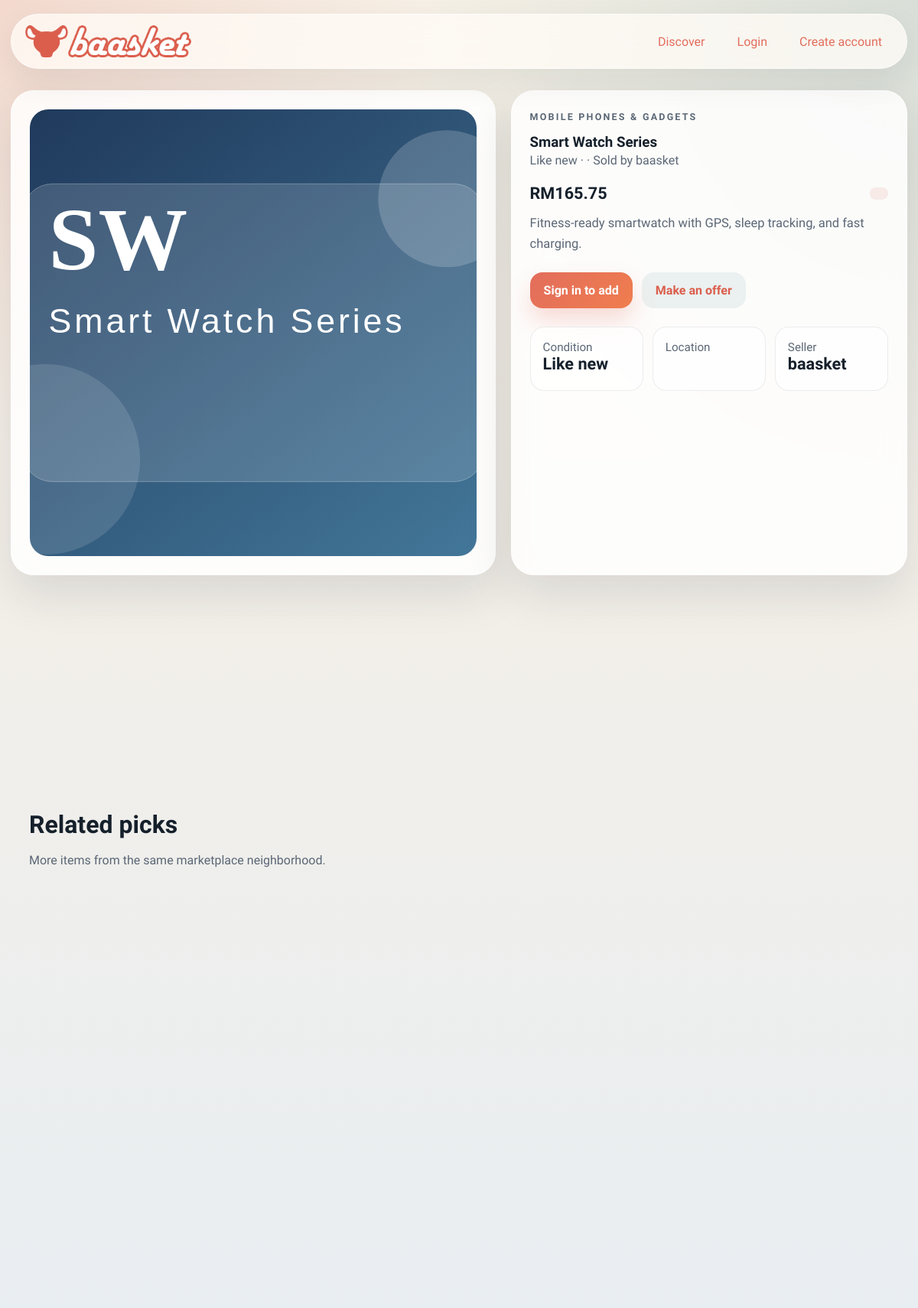
Screenshot of /listing/8 with the database file from the repository.
### models.py (models this page shows, shortened)
class ListingModel(db.Model):
    id = db.Column(db.Integer, primary_key=True)                              # ITEMID (internal int; ITEMID UUID stored separately if needed)
    seller_id = db.Column(db.Integer, db.ForeignKey("user.id"), nullable=False, index=True)   # SELLERID → USER
    buyer_id  = db.Column(db.Integer, db.ForeignKey("user.id"), nullable=True,  index=True)   # BUYERID  → USER (null until sold)
    category    = db.Column(db.String(80),  nullable=False, index=True)       # CATEGORYID
    subcategory = db.Column(db.String(120), nullable=False, default="")       # SUBCATEGORYID
    title       = db.Column(db.String(100), nullable=False, index=True)       # TITLE    VARCHAR(100)
    price       = db.Column(db.Float,       nullable=False)                   # PRICE    FLOAT
    condition   = db.Column(db.String(10),  nullable=False)                   # CONDITION VARCHAR(10)
    listed_date = db.Column(db.DateTime,    nullable=False, default=datetime.utcnow, index=True)  # LISTEDDATE
    description = db.Column(db.String(1000), nullable=False)                  # DESCRIPTION VARCHAR(1000)
    likes    = db.Column(db.Integer, nullable=False, default=0)               # LIKES    INTEGER (≥ 0)
    reserved = db.Column(db.Boolean, nullable=False, default=False)           # RESERVED bool
    buyable  = db.Column(db.Boolean, nullable=False, default=True)            # BUYABLE  bool
    image_path     = db.Column(db.String(255), nullable=False, default="")
    seed_image_data = db.Column(db.Text,       nullable=False, default="")
    location       = db.Column(db.String(80),  nullable=False, default="")
    quantity       = db.Column(db.Integer,     nullable=False, default=1)
    sku            = db.Column(db.String(64),  nullable=True,  default="")
    is_active      = db.Column(db.Boolean,     nullable=False, default=True)
    created_at = db.synonym("listed_date")
    offers = db.relationship("Offer", backref="listing", lazy=True, cascade="all, delete-orphan")
    @property
    def seller_name(self) -> str:
        return self.seller.username if self.seller else "Unknown seller"
    @property
    def image_data(self) -> str:
        if self.image_path:
            return f"/static/{self.image_path}"
        return self.seed_image_data or "/static/assets/logo/baasket_logo.png"

class User(db.Model, UserMixin):
    id = db.Column(db.Integer, primary_key=True)
    username = db.Column(db.String(80), unique=True, nullable=False, index=True)
    email = db.Column(db.String(120), unique=True, nullable=False, index=True)
    password_hash = db.Column(db.String(255), nullable=False)
    bio = db.Column(db.String(280), nullable=False, default="")
    profile_image = db.Column(db.String(255), nullable=False, default="")
    created_at = db.Column(db.DateTime, nullable=False, default=datetime.utcnow)
    legal_name = db.Column(db.String(140), nullable=True, default="")
    ic_number = db.Column(db.String(64), nullable=True, default="")
    home_address = db.Column(db.String(255), nullable=True, default="")
    city = db.Column(db.String(80), nullable=True, default="")
    region = db.Column(db.String(80), nullable=True, default="")
    phone_number = db.Column(db.String(40), nullable=True, default="")
    country = db.Column(db.String(80), nullable=True, default="")
    last_seen = db.Column(db.DateTime, nullable=True)
    listings = db.relationship("ListingModel", foreign_keys="[ListingModel.seller_id]", backref="seller", lazy=True, cascade="all, delete-orphan")

### main.py (the view)
	@app.get("/listing/<int:listing_id>")
	def listing_detail(listing_id: int) -> str:
		listing = db.session.get(Item, listing_id)
		if listing is None:
			flash("That listing is no longer available.", "warning")
			return redirect(url_for("index"))
		return render_template(
			"listing.html",
			title=f"{listing.title} | Baasket",
			listing=listing,
			related=_related_listings(listing, limit=3),
		)

### main.py (called while the page is built)
def _money(value: object) -> str:
	amount = Decimal(str(value))
	return f"RM{amount:,.2f}"

def _related_listings(listing: Item, limit: int = 3) -> list[Item]:
	query = (
		Item.query.filter(Item.id != listing.id, Item.category == listing.category)
		.order_by(Item.created_at.desc())
		.limit(limit)
	)
	results = query.all()
	if len(results) < limit:
		fallback = (
			Item.query.filter(Item.id != listing.id)
			.order_by(Item.created_at.desc())
			.all()
		)
		for candidate in fallback:
			if candidate not in results:
				results.append(candidate)
			if len(results) >= limit:
				break
	return results[:limit]

### payment.py (called while the page is built)
    def options(self) -> tuple[dict[str, object], ...]:
        return tuple(
            {
                "code": strategy.code,
                "label": strategy.label,
                "fee_rate": getattr(strategy, "fee_rate", Decimal("0.00")),
            }
            for strategy in self._strategies.values()
        )

### templates/listing.html (shortened to what this page needs)
{% extends "base.html" %}
{% block content %}
<section class="detail-grid reveal" data-reveal>
  <article class="detail-media card-surface">
    <img src="{{ listing.image_data }}" alt="{{ listing.title }}" class="detail-image">
  </article>
  <article class="detail-copy card-surface">
    <div class="section-heading compact">
      <p class="eyebrow">{{ listing.category }}</p>
      <h1>{{ listing.title }}</h1>
      <p class="product-meta">{{ listing.condition }} · {{ listing.location }} · Sold by {{ listing.seller_name }}</p>
    </div>
    <div class="price-row">
      <strong class="detail-price">{{ listing.price|money }}</strong>
      <span class="badge">{{ listing.badge }}</span>
    </div>
    <p class="detail-description">{{ listing.description }}</p>
    <div class="action-row">
      {% if current_user.is_authenticated %}
        <form method="post" action="{{ url_for('add_to_cart', listing_id=listing.id) }}">
          <button type="submit" class="primary-button">Add to basket</button>
        </form>
      {% else %}
        <a href="{{ url_for('login', next=request.path) }}" class="primary-button">Sign in to add</a>
      {% endif %}
      <a href="#offer-form" class="secondary-button">Make an offer</a>
    </div>
    <div class="mini-grid">
      <article>
        <span>Condition</span>
        <strong>{{ listing.condition }}</strong>
      </article>
      <article>
        <span>Location</span>
      </article>
      <article>
        <span>Seller</span>
        <strong>{{ listing.seller_name }}</strong>
      </article>
    </div>
  </article>
</section>
<section class="section-block">
</section>
<section class="section-block">
  <div class="section-heading">
    <div>
      <h2>Related picks</h2>
      <p>More items from the same marketplace neighborhood.</p>
    </div>
  </div>
  <div class="listing-grid compact-grid">
  </div>
</section>
{% endblock %}

### static/css/styles.css (style rules this page uses)
:root { color-scheme: light; --bg: #f4efe6; --bg-soft: #fffaf2; --panel: rgba(255, 255, 255, 0.84); --panel-strong: #ffffff; --ink: #15202b; --muted: #5b6775; --line: rgba(21, 32, 43, 0.12); --accent: #e26d5c; --accent-deep: #DB5E4D; --accent-soft: #ffd6cc; --success: #1f7a54; --warning: #a96c08; --shadow: 0 24px 60px rgba(21, 32, 43, 0.12); --radius-xl: 30px; --radius-lg: 22px; --radius-md: 16px; }
* { box-sizing: border-box; }
html { scroll-behavior: smooth; }
body { margin: 0; min-height: 100vh; background: radial-gradient(circle at top left, rgba(226, 109, 92, 0.18), transparent 28%), radial-gradient(circle at top right, rgba(31, 111, 120, 0.14), transparent 32%), linear-gradient(180deg, #f7f1e7 0%, #f3efe8 42%, #e9eef2 100%); color: var(--ink); font-family: "Lexend", "Trebuchet MS", "Gill Sans", "Segoe UI", sans-serif; }
img { display: block; max-width: 100%; }
a { color: inherit; text-decoration: none; }
.hero, .grid-layout, .detail-grid, .section-block { position: relative; margin-bottom: 24px; }
.hero-copy, .hero-card, .card-surface, .side-panel { border-radius: var(--radius-xl); background: var(--panel); border: 1px solid rgba(255, 255, 255, 0.66); box-shadow: var(--shadow); backdrop-filter: blur(16px); }
.eyebrow { margin: 0 0 14px; color: var(--accent-deep); text-transform: uppercase; letter-spacing: 0.18em; font-size: 0.78rem; font-weight: 800; }
h1, h2, h3 { margin: 0; font-family: "Lexend", Georgia, "Times New Roman", serif; line-height: 1.06; }
.hero-text, .section-heading p, .product-meta, .detail-description, .panel-note p, .feed-item p, .empty-state { color: var(--muted); line-height: 1.6; }
.search-bar button, .primary-button, .secondary-button, .ghost-button { border: 0; border-radius: 16px; padding: 14px 18px; font-weight: 800; cursor: pointer; transition: transform 0.2s ease, box-shadow 0.2s ease, background 0.2s ease; }
.search-bar button, .primary-button { background: linear-gradient(135deg, var(--accent), #f07e4e); color: white; box-shadow: 0 16px 30px rgba(226, 109, 92, 0.24); }
.secondary-button, .ghost-button { background: rgba(31, 111, 120, 0.08); color: var(--accent-deep); }
.hero-stats article, .mini-grid article, .receipt-grid article { padding: 16px; border-radius: 18px; background: rgba(255, 255, 255, 0.65); border: 1px solid rgba(21, 32, 43, 0.08); }
.hero-stats strong, .mini-grid strong, .receipt-grid strong { display: block; margin-bottom: 6px; font-size: 1.35rem; }
.hero-stats span, .mini-grid span, .receipt-grid span { color: var(--muted); font-size: 0.95rem; }
.hero-card-top, .price-row, .action-row, .cart-controls, .cart-line, .section-heading, .subtle-row { display: flex; align-items: center; justify-content: space-between; gap: 12px; }
.badge, .tag { display: inline-flex; align-items: center; gap: 8px; border-radius: 999px; padding: 8px 12px; background: rgba(226, 109, 92, 0.12); color: var(--accent); font-size: 0.82rem; font-weight: 800; }
.hero-preview, .detail-image, .product-image-wrap img, .cart-line img { width: 100%; border-radius: 24px; object-fit: cover; }
.section-block, .card-surface, .side-panel { padding: 24px; }
.section-heading { margin-bottom: 18px; }
.section-heading.compact { display: block; }
.section-heading h2 { margin-bottom: 6px; font-size: 2rem; }
.listing-grid { display: grid; grid-template-columns: repeat(2, minmax(0, 1fr)); gap: 18px; }
.compact-grid { grid-template-columns: repeat(3, minmax(0, 1fr)); }
.product-meta { margin: 0 0 16px; }
.price-row strong { font-size: 1.35rem; }
.detail-grid { display: grid; grid-template-columns: minmax(0, 1.1fr) minmax(0, 0.9fr); gap: 20px; }
.detail-image { aspect-ratio: 1 / 1; }
.detail-price { font-size: 2rem; }
.detail-description { margin: 14px 0 0; font-size: 1.03rem; }
.action-row { margin: 24px 0; justify-content: flex-start; }
.mini-grid { display: grid; grid-template-columns: repeat(3, minmax(0, 1fr)); gap: 12px; }
.reveal { opacity: 0; transform: translateY(16px); transition: opacity 0.55s ease, transform 0.55s ease; }
.reveal.is-visible { opacity: 1; transform: translateY(0); }

### rows the page displays
ListingModel: title (picture), category "MOBILE PHONES & GADGETS", title "Smart Watch Series", condition "Like new", price "RM165.75", description "Fitness-ready smartwatch with GPS, sleep tracking, and fast charging."
User: seller_name "baasket"
